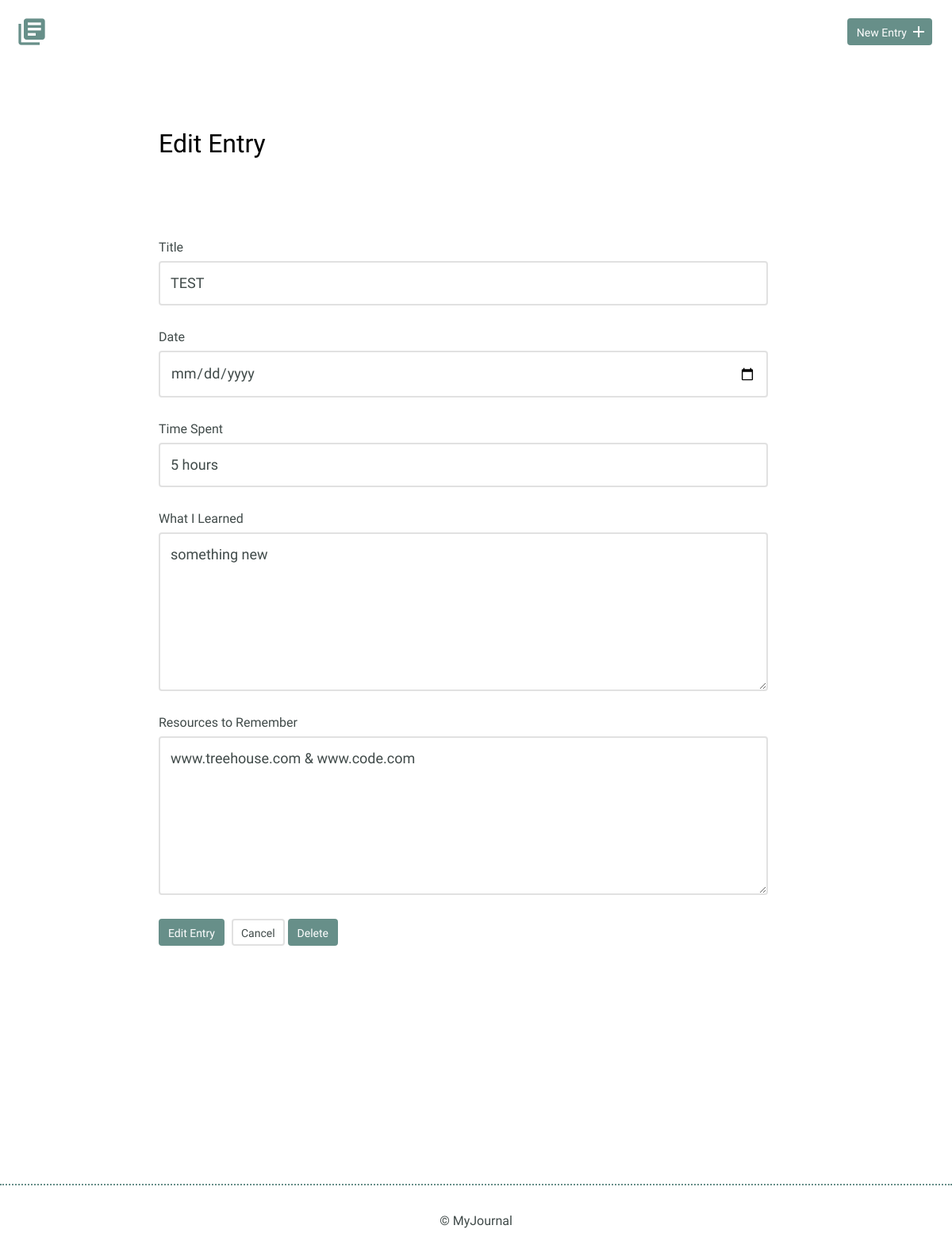
Page /edit.php?id=6 on the earlier database version.
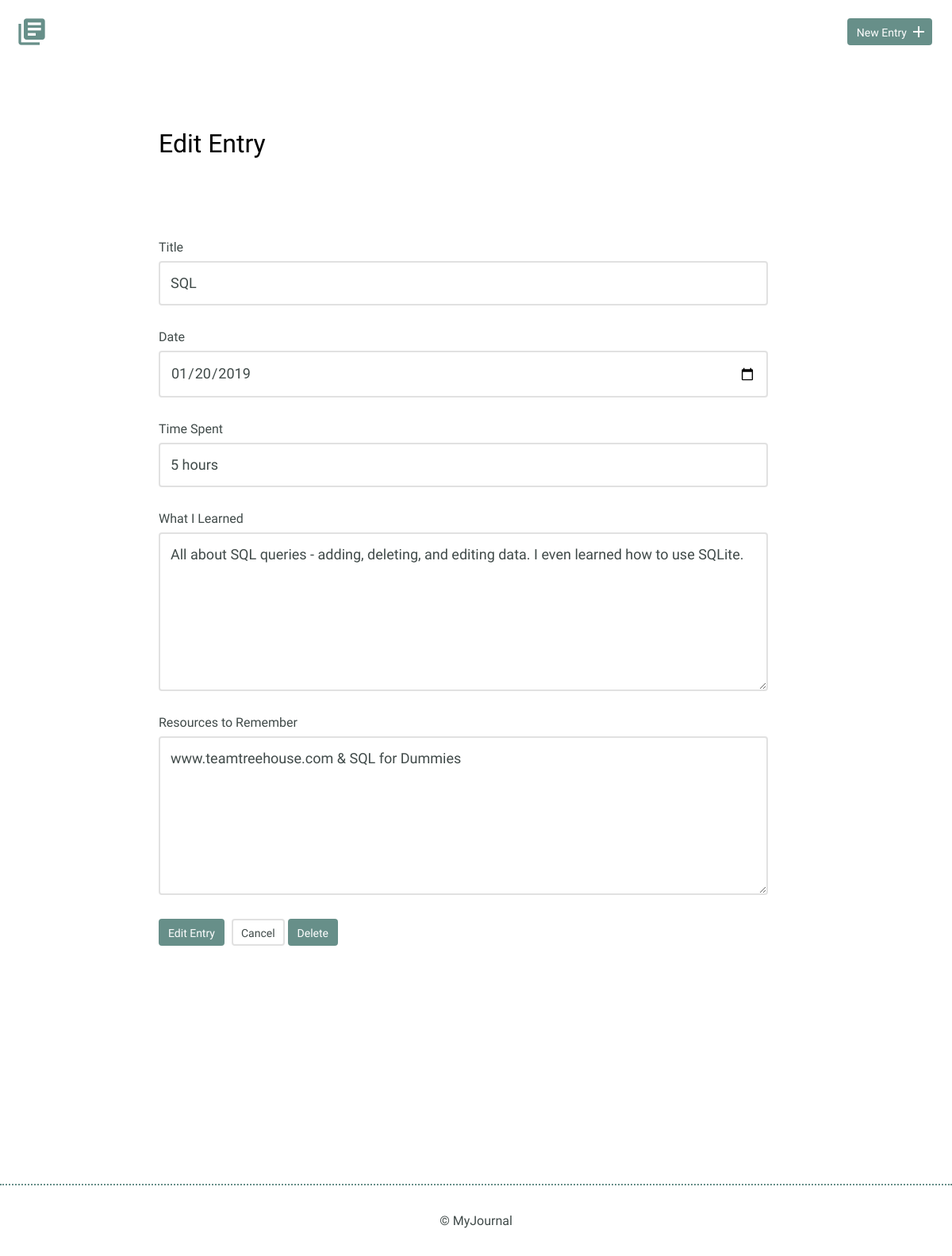
Same page on the later database version.
### tables this page shows
CREATE TABLE "entries" (
	`id`	INTEGER,
	`title`	TEXT,
	`date`	TEXT,
	`time_spent`	INTEGER,
	`learned`	BLOB,
	`resources`	BLOB,
	PRIMARY KEY(`id`)
);

### edit.php (the view, shortened to what this page needs)
<?php
if(isset($_GET['id'])) {
    $id = filter_input(INPUT_GET,'id',FILTER_SANITIZE_NUMBER_INT);
    $entry = get_entry($id);
}
function get_entry($id){
include("inc/connection.php");
$sql = 'SELECT * FROM entries WHERE id = ?';
    try {
        $results = $db->prepare($sql);
        $results->bindParam(1, $id, PDO::PARAM_INT);
        $results->execute();
    } catch (Exception $e) {
        echo "Error!: " . $e->getMessage() . "</br>";
        return false;
    }
    return $results->fetch();
  }
include("inc/header.php");
?>
<section>
    <div class="container">
        <div class="edit-entry">
            <h2>Edit Entry</h2>
            <form class="edit-entry" method="post" action="edit.php">
                <label for="title"> Title</label>
                <input id="title" type="text" name="title" value="<?php if(isset($entry['title'])) { echo $entry['title'];}?>"><br>
                <label for="date">Date</label>
                <input id="date" type="date" name="date" value="<?php if(isset($entry['date'])) { echo $entry['date'];}?>"><br>
                <label for="time-spent"> Time Spent</label>
                <input id="time-spent" type="text" name="timeSpent" value="<?php if(isset($entry['time_spent'])) { echo $entry['time_spent'];}?>"><br>
                <label for="what-i-learned">What I Learned</label>
                <textarea id="what-i-learned" rows="5" name="whatILearned"><?php if(isset($entry['learned'])) { echo $entry['learned'];}?></textarea>
                <label for="resources-to-remember">Resources to Remember</label>
                <textarea id="resources-to-remember" rows="5" name="ResourcesToRemember"><?php if(isset($entry['resources'])) { echo $entry['resources'];}?></textarea>
                <input type="submit" value="Edit Entry" class="button" name="edit">
                <a href="index.php" class="button button-secondary">Cancel</a>
                <input type="submit" class="button" value="Delete">
            </form>
        </div>
    </div>
</section>
<?php include("inc/footer.php"); ?>

Differences in the rows shown:
changed entries: title "TEST" → "SQL"; date (not shown) → "01/20/2019"; whatILearned "something new" → "All about SQL queries - adding, deleting, and editing data. I even learned how to use SQLite."; ResourcesToRemember "www.treehouse.com & www.code.com" → "www.teamtreehouse.com & SQL for Dummies"
